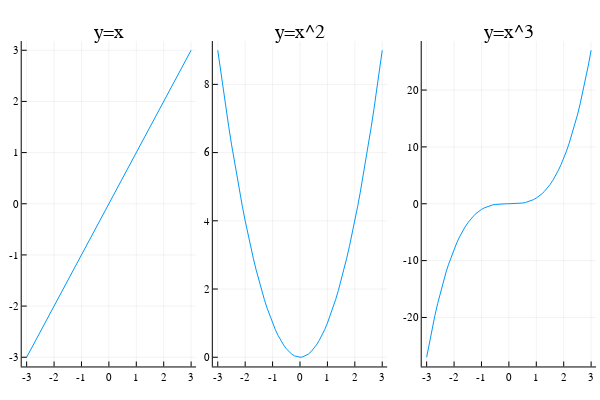

This figure's notebook cell:
### Markdown cell above
#### Subplots

### Code cell
x = -3:0.1:3
plot1 = plot(x, x)
title!("y=x")
plot2 = plot(x, x.^2)
title!("y=x^2")
plot3 = plot(x, x.^3)
title!("y=x^3")
plot(plot1,plot2,plot3, layout = (1,3), legend = false)

### Figure 1 — Plotly figure (JSON) as saved in the notebook; plotly's stock layout.template omitted (floating-point values rounded to 4 significant figures)
{"data": [{"colorbar": {"len": 0.9039, "title": "", "x": 0.3268, "y": 0.4896}, "legendgroup": "y1", "line": {"color": "rgba(0, 154, 250, 1.000)", "dash": "solid", "shape": "linear", "width": 1}, "mode": "lines", "name": "y1", "showlegend": true, "type": "scatter", "x": [-3, -2.9, -2.8, -2.7, -2.6, -2.5, -2.4, -2.3, -2.2, -2.1, -2, -1.9, -1.8, -1.7, -1.6, -1.5, -1.4, -1.3, -1.2, -1.1, -1, -0.9, -0.8, -0.7, -0.6, -0.5, -0.4, -0.3, -0.2, -0.1, 0, 0.1, 0.2, 0.3, 0.4, 0.5, 0.6, 0.7, 0.8, 0.9, 1, 1.1, 1.2, 1.3, 1.4, 1.5, 1.6, 1.7, 1.8, 1.9, 2, 2.1, 2.2, 2.3, 2.4, 2.5, 2.6, 2.7, 2.8, 2.9, 3], "xaxis": "x1", "y": [-3, -2.9, -2.8, -2.7, -2.6, -2.5, -2.4, -2.3, -2.2, -2.1, -2, -1.9, -1.8, -1.7, -1.6, -1.5, -1.4, -1.3, -1.2, -1.1, -1, -0.9, -0.8, -0.7, -0.6, -0.5, -0.4, -0.3, -0.2, -0.1, 0, 0.1, 0.2, 0.3, 0.4, 0.5, 0.6, 0.7, 0.8, 0.9, 1, 1.1, 1.2, 1.3, 1.4, 1.5, 1.6, 1.7, 1.8, 1.9, 2, 2.1, 2.2, 2.3, 2.4, 2.5, 2.6, 2.7, 2.8, 2.9, 3], "yaxis": "y1"}, {"colorbar": {"len": 0.9039, "title": "", "x": 0.6453, "y": 0.4896}, "legendgroup": "y1", "line": {"color": "rgba(0, 154, 250, 1.000)", "dash": "solid", "shape": "linear", "width": 1}, "mode": "lines", "name": "y1", "showlegend": true, "type": "scatter", "x": [-3, -2.9, -2.8, -2.7, -2.6, -2.5, -2.4, -2.3, -2.2, -2.1, -2, -1.9, -1.8, -1.7, -1.6, -1.5, -1.4, -1.3, -1.2, -1.1, -1, -0.9, -0.8, -0.7, -0.6, -0.5, -0.4, -0.3, -0.2, -0.1, 0, 0.1, 0.2, 0.3, 0.4, 0.5, 0.6, 0.7, 0.8, 0.9, 1, 1.1, 1.2, 1.3, 1.4, 1.5, 1.6, 1.7, 1.8, 1.9, 2, 2.1, 2.2, 2.3, 2.4, 2.5, 2.6, 2.7, 2.8, 2.9, 3], "xaxis": "x2", "y": [9, 8.41, 7.84, 7.29, 6.76, 6.25, 5.76, 5.29, 4.84, 4.41, 4, 3.61, 3.24, 2.89, 2.56, 2.25, 1.96, 1.69, 1.44, 1.21, 1, 0.81, 0.64, 0.49, 0.36, 0.25, 0.16, 0.09, 0.04, 0.01, 0, 0.01, 0.04, 0.09, 0.16, 0.25, 0.36, 0.49, 0.64, 0.81, 1, 1.21, 1.44, 1.69, 1.96, 2.25, 2.56, 2.89, 3.24, 3.61, 4, 4.41, 4.84, 5.29, 5.76, 6.25, 6.76, 7.29, 7.84, 8.41, 9], "yaxis": "y2"}, {"colorbar": {"len": 0.9039, "title": "", "x": 0.9934, "y": 0.4896}, "legendgroup": "y1", "line": {"color": "rgba(0, 154, 250, 1.000)", "dash": "solid", "shape": "linear", "width": 1}, "mode": "lines", "name": "y1", "showlegend": true, "type": "scatter", "x": [-3, -2.9, -2.8, -2.7, -2.6, -2.5, -2.4, -2.3, -2.2, -2.1, -2, -1.9, -1.8, -1.7, -1.6, -1.5, -1.4, -1.3, -1.2, -1.1, -1, -0.9, -0.8, -0.7, -0.6, -0.5, -0.4, -0.3, -0.2, -0.1, 0, 0.1, 0.2, 0.3, 0.4, 0.5, 0.6, 0.7, 0.8, 0.9, 1, 1.1, 1.2, 1.3, 1.4, 1.5, 1.6, 1.7, 1.8, 1.9, 2, 2.1, 2.2, 2.3, 2.4, 2.5, 2.6, 2.7, 2.8, 2.9, 3], "xaxis": "x3", "y": [-27, -24.39, -21.95, -19.68, -17.58, -15.62, -13.82, -12.17, -10.65, -9.261, -8, -6.859, -5.832, -4.913, -4.096, -3.375, -2.744, -2.197, -1.728, -1.331, -1, -0.729, -0.512, -0.343, -0.216, -0.125, -0.064, -0.027, -0.008, -0.001, 0, 0.001, 0.008, 0.027, 0.064, 0.125, 0.216, 0.343, 0.512, 0.729, 1, 1.331, 1.728, 2.197, 2.744, 3.375, 4.096, 4.913, 5.832, 6.859, 8, 9.261, 10.65, 12.17, 13.82, 15.62, 17.58, 19.68, 21.95, 24.39, 27], "yaxis": "y3"}], "layout": {"annotations": [{"font": {"color": "rgba(0, 0, 0, 1.000)", "family": "sans-serif", "size": 20}, "rotation": 0, "showarrow": false, "text": "y=x", "x": 0.1815, "xanchor": "center", "xref": "paper", "y": 1, "yanchor": "top", "yref": "paper"}, {"font": {"color": "rgba(0, 0, 0, 1.000)", "family": "sans-serif", "size": 20}, "rotation": 0, "showarrow": false, "text": "y=x^2", "x": 0.5, "xanchor": "center", "xref": "paper", "y": 1, "yanchor": "top", "yref": "paper"}, {"font": {"color": "rgba(0, 0, 0, 1.000)", "family": "sans-serif", "size": 20}, "rotation": 0, "showarrow": false, "text": "y=x^3", "x": 0.8481, "xanchor": "center", "xref": "paper", "y": 1, "yanchor": "top", "yref": "paper"}], "height": 400, "margin": {"b": 20, "l": 0, "r": 0, "t": 20}, "paper_bgcolor": "rgba(255, 255, 255, 1.000)", "plot_bgcolor": "rgba(255, 255, 255, 1.000)", "showlegend": false, "width": 600, "xaxis1": {"anchor": "y1", "domain": [0.03619, 0.3268], "gridcolor": "rgba(0, 0, 0, 0.100)", "gridwidth": 0.5, "linecolor": "rgba(0, 0, 0, 1.000)", "mirror": false, "range": [-3.18, 3.18], "showgrid": true, "showline": true, "showticklabels": true, "tickangle": 0, "tickcolor": "rgb(0, 0, 0)", "tickfont": {"color": "rgba(0, 0, 0, 1.000)", "family": "sans-serif", "size": 11}, "tickmode": "array", "ticks": "inside", "ticktext": ["-3", "-2", "-1", "0", "1", "2", "3"], "tickvals": [-3, -2, -1, 0, 1, 2, 3], "title": "", "titlefont": {"color": "rgba(0, 0, 0, 1.000)", "family": "sans-serif", "size": 15}, "type": "-", "visible": true, "zeroline": false, "zerolinecolor": "rgba(0, 0, 0, 1.000)"}, "xaxis2": {"anchor": "y2", "domain": [0.3547, 0.6453], "gridcolor": "rgba(0, 0, 0, 0.100)", "gridwidth": 0.5, "linecolor": "rgba(0, 0, 0, 1.000)", "mirror": false, "range": [-3.18, 3.18], "showgrid": true, "showline": true, "showticklabels": true, "tickangle": 0, "tickcolor": "rgb(0, 0, 0)", "tickfont": {"color": "rgba(0, 0, 0, 1.000)", "family": "sans-serif", "size": 11}, "tickmode": "array", "ticks": "inside", "ticktext": ["-3", "-2", "-1", "0", "1", "2", "3"], "tickvals": [-3, -2, -1, 0, 1, 2, 3], "title": "", "titlefont": {"color": "rgba(0, 0, 0, 1.000)", "family": "sans-serif", "size": 15}, "type": "-", "visible": true, "zeroline": false, "zerolinecolor": "rgba(0, 0, 0, 1.000)"}, "xaxis3": {"anchor": "y3", "domain": [0.7029, 0.9934], "gridcolor": "rgba(0, 0, 0, 0.100)", "gridwidth": 0.5, "linecolor": "rgba(0, 0, 0, 1.000)", "mirror": false, "range": [-3.18, 3.18], "showgrid": true, "showline": true, "showticklabels": true, "tickangle": 0, "tickcolor": "rgb(0, 0, 0)", "tickfont": {"color": "rgba(0, 0, 0, 1.000)", "family": "sans-serif", "size": 11}, "tickmode": "array", "ticks": "inside", "ticktext": ["-3", "-2", "-1", "0", "1", "2", "3"], "tickvals": [-3, -2, -1, 0, 1, 2, 3], "title": "", "titlefont": {"color": "rgba(0, 0, 0, 1.000)", "family": "sans-serif", "size": 15}, "type": "-", "visible": true, "zeroline": false, "zerolinecolor": "rgba(0, 0, 0, 1.000)"}, "yaxis1": {"anchor": "x1", "domain": [0.03762, 0.9415], "gridcolor": "rgba(0, 0, 0, 0.100)", "gridwidth": 0.5, "linecolor": "rgba(0, 0, 0, 1.000)", "mirror": false, "range": [-3.18, 3.18], "showgrid": true, "showline": true, "showticklabels": true, "tickangle": 0, "tickcolor": "rgb(0, 0, 0)", "tickfont": {"color": "rgba(0, 0, 0, 1.000)", "family": "sans-serif", "size": 11}, "tickmode": "array", "ticks": "inside", "ticktext": ["-3", "-2", "-1", "0", "1", "2", "3"], "tickvals": [-3, -2, -1, 0, 1, 2, 3], "title": "", "titlefont": {"color": "rgba(0, 0, 0, 1.000)", "family": "sans-serif", "size": 15}, "type": "-", "visible": true, "zeroline": false, "zerolinecolor": "rgba(0, 0, 0, 1.000)"}, "yaxis2": {"anchor": "x2", "domain": [0.03762, 0.9415], "gridcolor": "rgba(0, 0, 0, 0.100)", "gridwidth": 0.5, "linecolor": "rgba(0, 0, 0, 1.000)", "mirror": false, "range": [-0.27, 9.27], "showgrid": true, "showline": true, "showticklabels": true, "tickangle": 0, "tickcolor": "rgb(0, 0, 0)", "tickfont": {"color": "rgba(0, 0, 0, 1.000)", "family": "sans-serif", "size": 11}, "tickmode": "array", "ticks": "inside", "ticktext": ["0", "2", "4", "6", "8"], "tickvals": [0, 2, 4, 6, 8], "title": "", "titlefont": {"color": "rgba(0, 0, 0, 1.000)", "family": "sans-serif", "size": 15}, "type": "-", "visible": true, "zeroline": false, "zerolinecolor": "rgba(0, 0, 0, 1.000)"}, "yaxis3": {"anchor": "x3", "domain": [0.03762, 0.9415], "gridcolor": "rgba(0, 0, 0, 0.100)", "gridwidth": 0.5, "linecolor": "rgba(0, 0, 0, 1.000)", "mirror": false, "range": [-28.62, 28.62], "showgrid": true, "showline": true, "showticklabels": true, "tickangle": 0, "tickcolor": "rgb(0, 0, 0)", "tickfont": {"color": "rgba(0, 0, 0, 1.000)", "family": "sans-serif", "size": 11}, "tickmode": "array", "ticks": "inside", "ticktext": ["-20", "-10", "0", "10", "20"], "tickvals": [-20, -10, 0, 10, 20], "title": "", "titlefont": {"color": "rgba(0, 0, 0, 1.000)", "family": "sans-serif", "size": 15}, "type": "-", "visible": true, "zeroline": false, "zerolinecolor": "rgba(0, 0, 0, 1.000)"}}}
